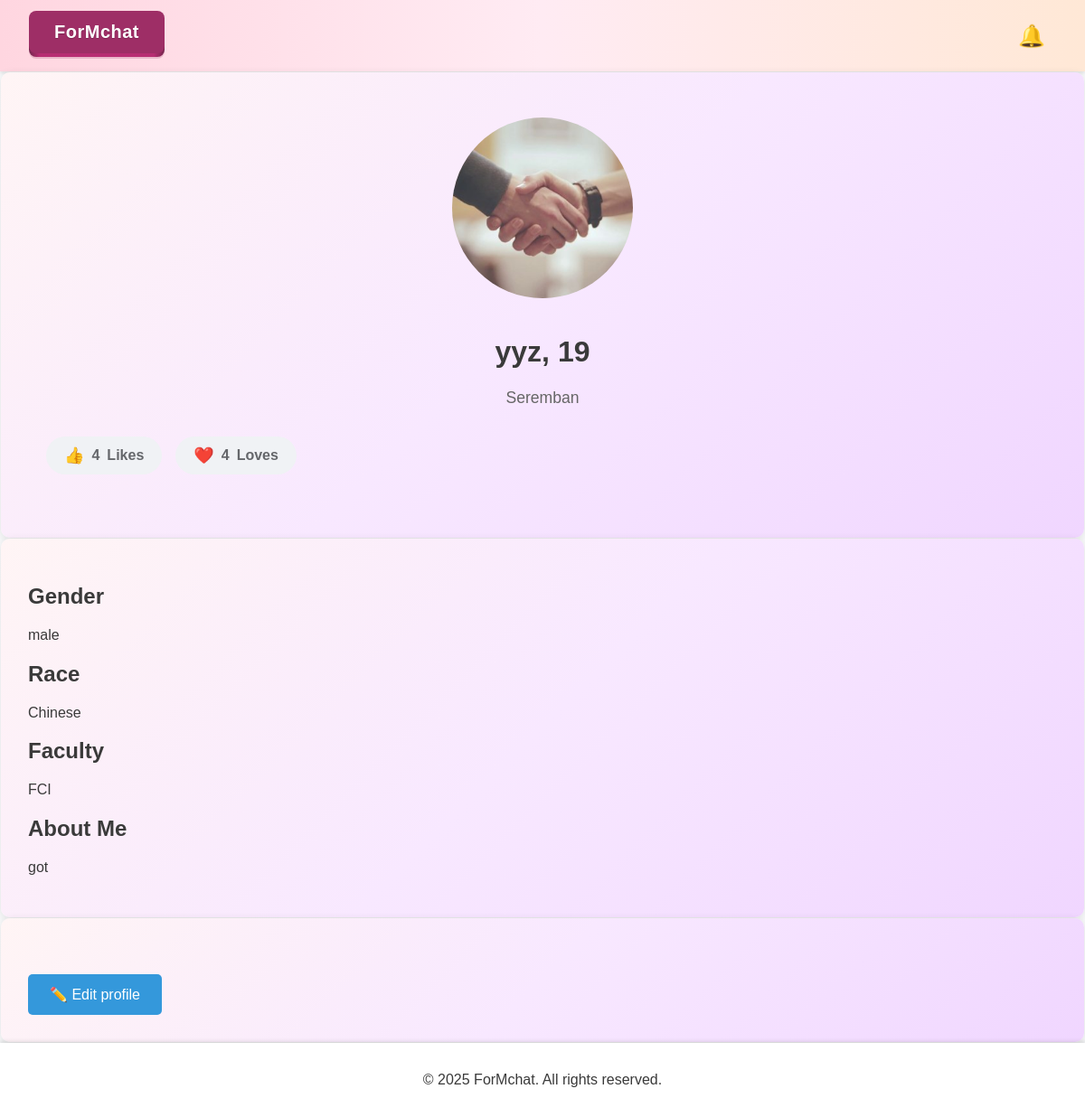
The app's page /profile/1 with its own data.
### app.py (models this page shows)
class User(db.Model):
    __tablename__ = 'user'
    id = db.Column(db.Integer, primary_key=True)
    username = db.Column(db.String(100), nullable=False)
    email = db.Column(db.String(120), unique=True, nullable=False)
    password = db.Column(db.String(200), nullable=False)
    is_verified = db.Column(db.Boolean, default=False)
    verification_status = db.Column(db.String(100), default="Pending Approval")
    age = db.Column(db.Integer)
    race = db.Column(db.String(50))
    faculty = db.Column(db.String(50))
    sex = db.Column(db.String(10))
    bio = db.Column(db.Text)
    location = db.Column(db.String(100))
    avatar = db.Column(db.String(200), default=app.config['DEFAULT_AVATAR_PATH'])
    likes_received = db.relationship("Like", foreign_keys="Like.target_user_id", backref="target_user")
    loves_received = db.relationship("Love", foreign_keys="Love.target_user_id", backref="target_user")
    sent_messages = db.relationship('Message', foreign_keys='Message.sender_id', backref='sender')
    received_messages = db.relationship('Message', foreign_keys='Message.receiver_id', backref='receiver')
    last_login = db.Column(db.DateTime, default=datetime.utcnow)
    login_count = db.Column(db.Integer, default=0)

### app.py (the view)
@app.route('/profile/<int:user_id>', endpoint='profile-page')
def profile(user_id):
    try:
        user = User.query.get_or_404(user_id)
        like_count = Like.query.filter_by(target_user_id=user_id).count()
        love_count = Love.query.filter_by(target_user_id=user_id).count()
        return render_template(
            'profile.html',
            user=user,
            like_count=like_count,
            love_count=love_count
        )
    except Exception as e:
        app.logger.error(f"Profile Error: {str(e)}")
        flash("Error loading profile", "error")
        return redirect(url_for('mainpage'))

### app.py (called while the page is built)
@app.before_request
def before_request():
    if 'session_id' not in session:
        session['session_id'] = secrets.token_hex(16)

def generate_csrf_token():
    if 'csrf_token' not in session:
        session['csrf_token'] = secrets.token_hex(16)
    return session['csrf_token']

@app.context_processor
def inject_user_and_notifications():
    user = None
    unread_count = 0
    if 'user_id' in session:
        user_id = session['user_id']
        user = User.query.get(user_id)
        unread_count = Notification.query.filter_by(user_id=user_id, is_read=False).count()
    return dict(user=user, unread_count=unread_count)

@app.context_processor   #pass current_user to render_template() again and always available in base.html
def inject_current_user():
    user_id = session.get('user_id')
    if user_id:
        current_user = User.query.get(user_id)
        return dict(current_user=current_user)
    return dict(current_user=None)

### frontend/templates/profile.html (shortened to what this page needs)
{% extends "base.html" %}
{% block content %}
<div class="profile-container">
    <div class="profile-header">
        {% if user.avatar and 'default_avatar.jpg' not in user.avatar %}
        <img
            src="{{ url_for('media_files', filename='uploads/user_avatars/' ~ user.avatar) }}"
            class="avatar"
            onerror="this.onerror=null; this.src='{{ url_for('media_files', filename='images/default_avatar.jpg') }}'">
        {% else %}
        <img
            src="{{ url_for('media_files', filename='images/default_avatar.jpg') }}"
            class="avatar">
        {% endif %}
        <h1>{{ user.username }}, {{ user.age }}</h1>
        <p class="location">{{ user.location }}</p>
    </div>
    <div class="interaction-buttons">
        <div class="interaction-btn like-stat">
            <span class="icon">👍</span>
            <span class="count">{{ like_count }}</span>
            <span class="label">Likes</span>
        </div>
        <div class="interaction-btn love-stat">
            <span class="icon">❤️</span>
            <span class="count">{{ love_count }}</span>
            <span class="label">Loves</span>
        </div>
    </div>
</div>
<div class="inf-container">
    {% if user.sex %}
    <section class="sex">
        <h2>Gender</h2>
        <p>{{ user.sex }}</p>
    </section>
    {% endif %}
    {% if user.race %}
    <section class="race">
        <h2>Race</h2>
        <p>{{ user.race }}</p>
    </section>
    {% endif %}
    {% if user.faculty %}
    <section class="faculty">
        <h2>Faculty</h2>
        <p>{{ user.faculty }}</p>
    </section>
    {% endif %}
    {% if user.bio %}
    <section class="bio-section">
        <h2>About Me</h2>
        <p>{{ user.bio }}</p>
    </section>
    {% endif %}
</div>
<div class= "contact-container">
    <a href="/edit-profile/{{ user.id }}" class="edit-button">✏️ Edit profile</a>
</div>
{% endblock %}

### frontend/static/css/style.css (style rules this page uses)
body { font-family: 'Arial', sans-serif; margin: 0; padding: 0; background-color: #FFD3B6; color: #3A3A3A; display: flex; flex-direction: column; min-height: 100vh; }
.profile-container { max-width: 100%; margin: 1px; padding: 50px; background: linear-gradient( 135deg, #fff5f5 0%, #f8e8ff 50%, #f0d6ff 100% ); border-radius: 10px; box-shadow: 0 2px 10px rgba(0,0,0,0.1); }
.inf-container { max-width: 100%; margin: 1px; padding: 30px; background: linear-gradient( 135deg, #fff5f5 0%, #f8e8ff 50%, #f0d6ff 100% ); border-radius: 10px; box-shadow: 0 2px 10px rgba(0,0,0,0.1); }
.profile-header { text-align: center ; margin-bottom: 2rem; }
.avatar { width: 200px; height: 200px; border-radius: 50%; object-fit: cover; margin-bottom: 1rem; }
.location { color: #666; font-size: 1.1rem; }
.interaction-buttons { display: flex; gap: 15px; margin: 20px 0; }
.interaction-btn { display: flex; align-items: center; gap: 8px; padding: 10px 20px; border-radius: 50px; border: none; font-size: 16px; font-weight: 600; cursor: pointer; transition: all 0.3s ease; background: #f0f2f5; color: #65676b; }
.icon { font-size: 18px; }
.count { font-weight: 700; }
.edit-button { display: inline-block; margin-top: 2rem; padding: 0.8rem 1.5rem; background-color: #3498db; color: white; text-decoration: none; border-radius: 5px; transition: background-color 0.3s; }
.contact-container { max-width: 100%; margin: 1px; padding: 30px; background: linear-gradient( 135deg, #fff5f5 0%, #f8e8ff 50%, #f0d6ff 100% ); border-radius: 10px; box-shadow: 0 2px 10px rgba(0,0,0,0.1); gap: 0.2em; }
body { background-color: #f8f9fa; }

### records on screen
User: avatar (picture), username "yyz", age "19", location "Seremban", sex "male", race "Chinese", faculty "FCI", bio "got"

### other values on screen
{{ like_count }} "4"
{{ love_count }} "4"
